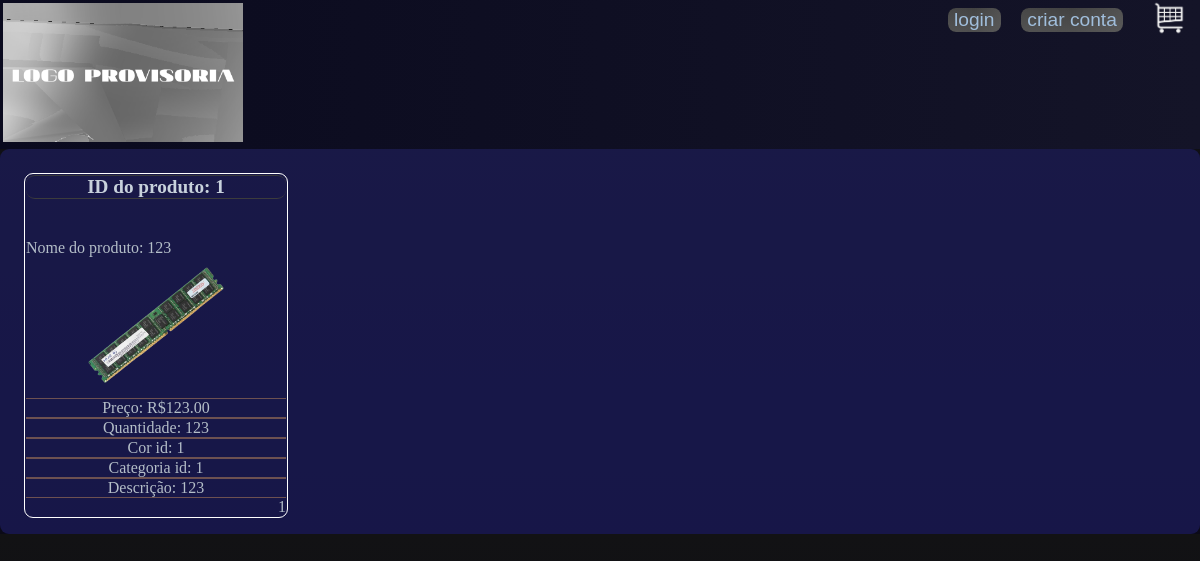
/cards.php, run on the app's committed database.
### tables this page shows
CREATE TABLE `produto` (
  `id_produto` int(11) NOT NULL,
  `nome_produto` varchar(80) NOT NULL,
  `preco_produto` decimal(10,2) NOT NULL,
  `quantidade_produto` varchar(100) NOT NULL,
  `fk_id_cores` int(11) DEFAULT NULL,
  `fk_id_categorias` int(11) DEFAULT NULL,
  `imagem` varchar(225) NOT NULL,
  `descricao` text NOT NULL
);

### cards.php (the view, shortened to what this page needs)
<!DOCTYPE html>
<html lang="pt-br">
<head>
    <link rel="stylesheet" href="css/style.css">
</head>
<body>
<header>
            <div class="menu">
                <div>
                <a href="index.php">
                    <li><img src="img/logo.png" class="imglogo" id="img1"></li>
                </a>
                </div>
    <div class="login">
    <?php
    if (empty($_SESSION['cpf'])) {
        echo "<button><a href='login.php'>login</a></button>";
    } else {
        echo "<li style='float: left;'><a href='sair.php' class='btn btn-danger me-5'><h3>Sair</h3></a></li>";
    }
    ?>
    <button><a href="criar_conta.php">criar conta</a></button>
        <div class="carrinho">
    <a href="carrinho.php">
        <img src="img/carrinho.png" alt="Google (Noto Color Emoji - Unicode 15.1)" id="img2">
    </a>
        </div>
</header>
<div class='cards'>
<?php
$n = 0;
include_once('config.php');
$sql = "SELECT * FROM produto";
$result = $conexao->query($sql);
if (mysqli_num_rows($result) >= 1){
    while($row = $result->fetch_assoc()) {
      echo "<section class='card'>";
      $n += 1;
      echo "<div> <h1 class='card_titulo'> ID do produto: " . $row["id_produto"] . "</h1></div>";
      echo "<div> Nome do produto: " . $row["nome_produto"] . "</div>";
      echo "<div> <center><img src='" . $row["imagem"] . "' alt='Imagem' class='img1'><br></center>" . "</div>";
      echo "<div class='card_texto'>  Preço: R$" . $row["preco_produto"] . "</div>";
      echo "<div class='card_texto'> Quantidade: " . $row["quantidade_produto"] . "</div>";
      echo "<div class='card_texto'> Cor id: " . $row["fk_id_cores"] . "</div>";
      echo "<div class='card_texto'> Categoria id: " . $row["fk_id_categorias"] . "</div>";
      echo "<div class='card_texto'> Descrição:  " . $row["descricao"]. "</div>";
      print_r("<div align='right'>$n</div>");
      echo "</section>";
    }
} else {
    echo "0 resultados";
}
?>
</div>
</body>
</html>

### css/style.css (style rules this page uses)
body, * { margin: 0; }
body { background-image: linear-gradient(to top, rgb(11, 10, 24), rgb(18, 18, 20)); color: rgb(180, 190, 200); }
h1, h2, h4, h6 { text-align: center; color: rgb(200, 210, 220); }
h1 { border-top: 1px solid rgb(60, 60, 60); border-bottom: 1px solid rgb(60, 60, 60); margin-bottom: 5vh; }
button { white-space: nowrap; cursor: pointer; font-size: larger; border: none; color: rgb(210, 210, 210); background: linear-gradient(rgba(80, 80, 80, 0.7), rgba(90, 90, 90, 0.8)) padding-box, linear-gradient(to right, #333333, #222222, #555555) border-box; border-radius: 8px; }
.login { margin-right: 1vw; width: 240px; height: 5vh; display: flex; justify-content: space-between; align-items: center; color: rgb(190, 190, 190); }
#img1 { margin: 3px; max-width: 20vw; max-height: 20vh; }
#img2 { max-width: 3vw; max-height: 5vh; padding-left: 0.7vw; }
.img1 { margin: 1%; border-radius: 19px; max-width: 24vw; max-height: 11vw; }
.menu { display: flex; justify-content: space-between; background-image: linear-gradient(to left, rgb(20, 20, 40), rgb(10, 10, 30)); }
li { list-style: none; flex-grow: 1; }
a { color: rgb(160, 190, 220); text-decoration: none; text-align: center; }
::placeholder { color: rgb(180, 180, 180); }
section { margin: 2px; padding: 1px; }
.cards { padding-left: 10vw; background-color: #20206b94; overflow: hidden; display: grid; min-width: 19vw; border-radius: 9px; grid-template-columns: 24vw 24vw 24vw 24vw; padding: 1vw 1vw 1vh 1vw ; }
.card { border-radius: 9px; display: flex; border: 1px solid #ffffff; flex-direction: column; min-width: 19vw; margin: 1vw 1vw 1vh 1vw ; }
.card_texto { font-size: absolute 120% !important; text-align: center; border-top: 1px solid #6d5151; overflow: hidden ; border-bottom: 1px solid #6d5151; }
.card_titulo { font-size: 120%; text-align: center; border-radius: 9px; border: 1px 0px 1px 0px solid #ffffff; }

### cards.php (style rules this page uses)
.card, img { overflow: hidden; }

### data on the page
produto: id_produto "1", nome_produto "123", imagem (picture), preco_produto "123.00", quantidade_produto "123", fk_id_cores "1", fk_id_categorias "1", descricao "123", value "1"
